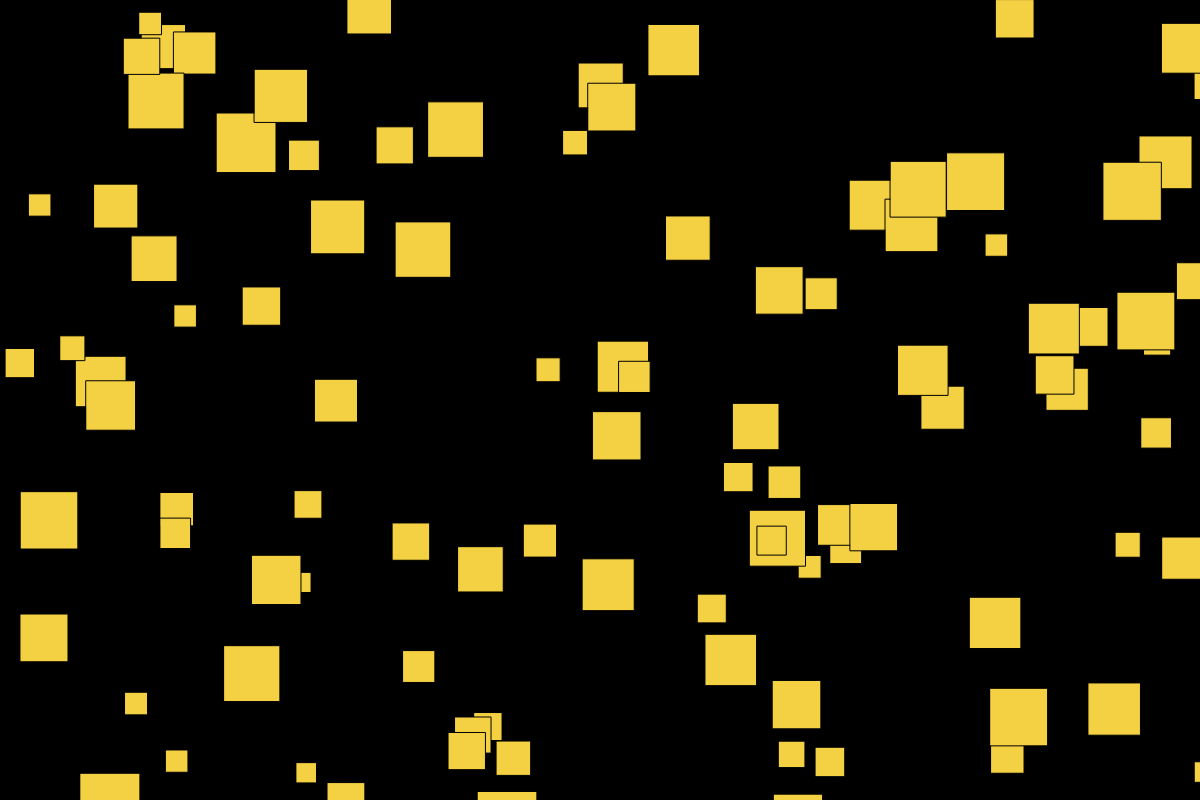
Frame 1 (no input)
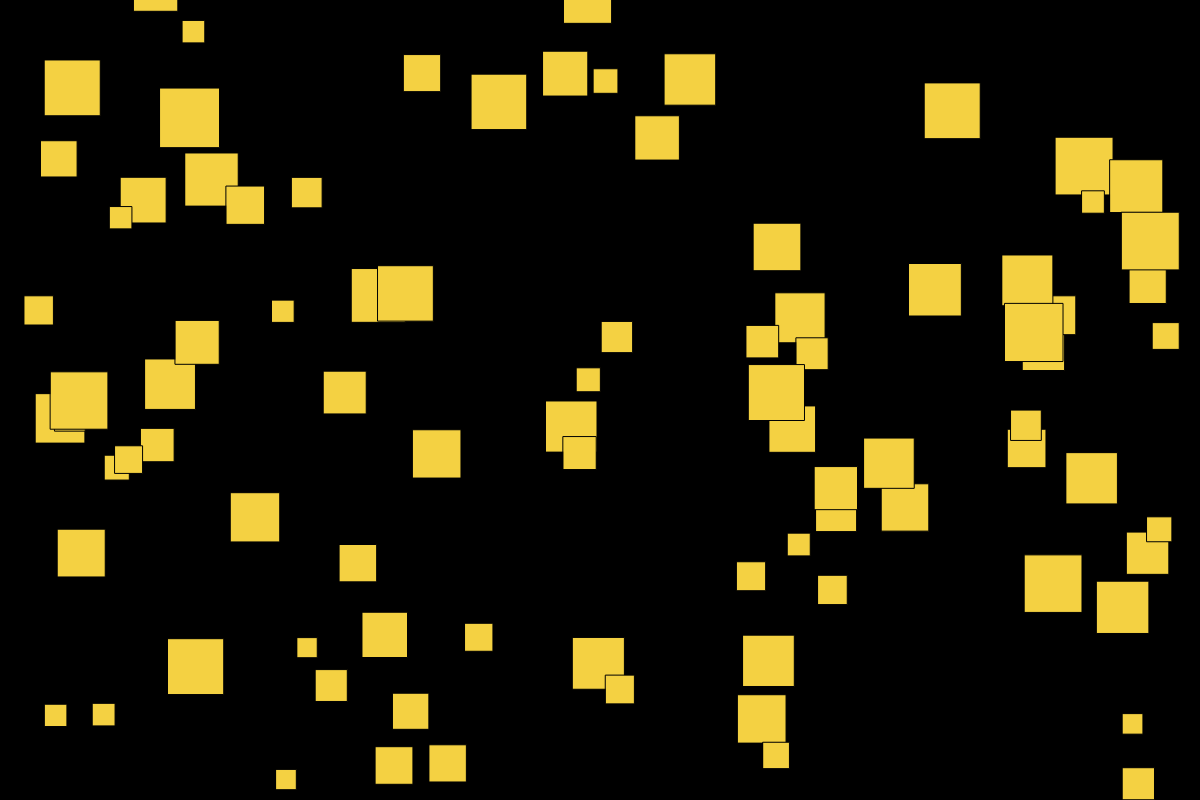
Frame 60 (no input)
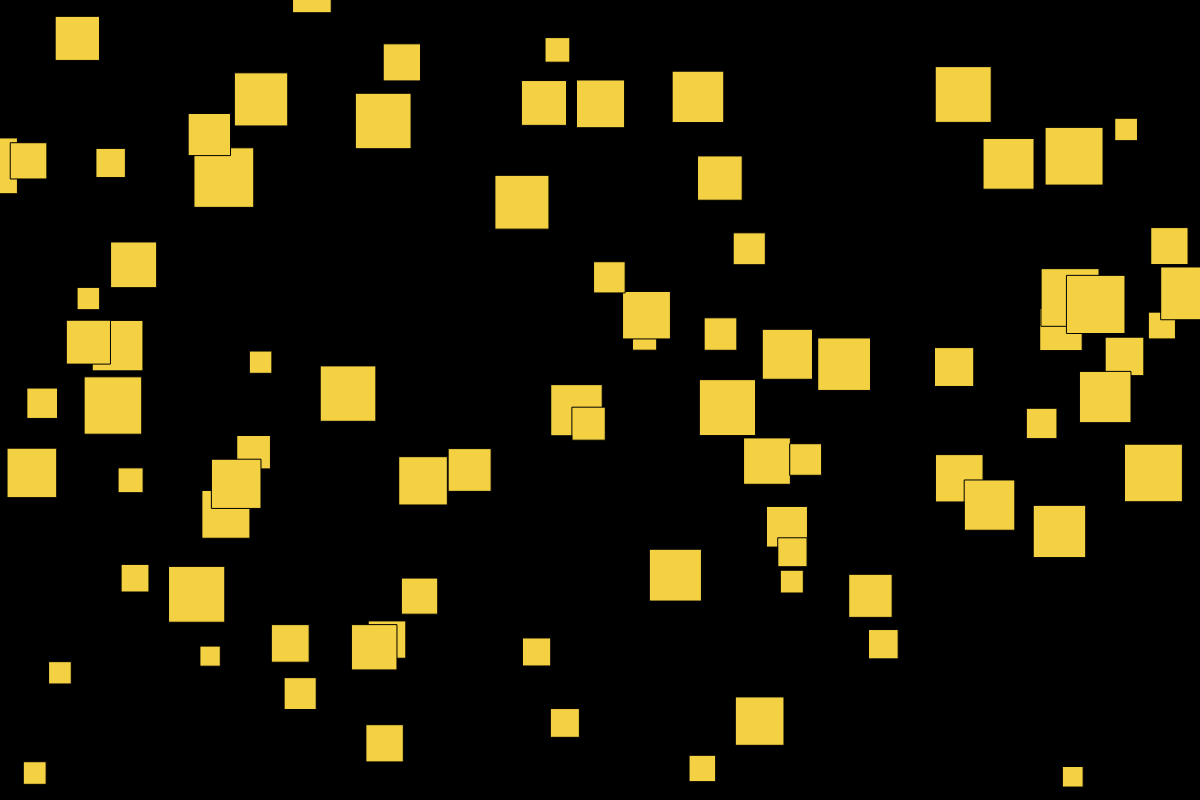
Frame 120 (the mouse pressed at the canvas centre since frame 60)

The p5.js sketch that drew these frames (run headless with seeded random() and noise() and a simulated clock; from frame 60 on, the mouse is pressed at the canvas centre):

// p5.js sketch
// ── sketch.js
let firefly = [];
function setup() {
  createCanvas(windowWidth, 800);
    for (let i = 0; i < 100; i++){
      firefly.push(new Flying());
    }

  }

function draw() {
  background('rgb(0, 0, 0)');
    for (let i = 0; i < firefly.length; i++) {
      firefly[i].move();
      firefly[i].display();
  }
}
class Flying {
    constructor() {
      this.x = random(width);
      this.y = random(height);
      this.diameter = random(20, 60);
      this.speed = 15;
      this.color = ('rgb(244, 209, 66)');
    }
move() {
  this.x += random(-this.speed, this.speed);
  this.y += random(-this.speed, this.speed);
}
display() {
  fill(this.color);
  rect(this.x, this.y, this.diameter, this.diameter);
  }
}
